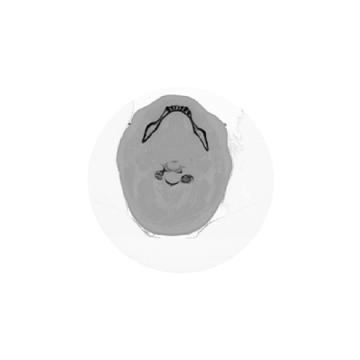
#> input picture notebooks_for_dev/ct_slice_1542_teeth.png, 360 x 360 px
$ jupyter execute Generate_pre_rendered_images_json.ipynb   (shell and % lines are left out)
#> lines starting #> are read from the running program, lines starting #| are printed output that depends on the picture
[cell 1]
import matplotlib.pyplot as plt
import numpy as np
from PIL import Image
from skimage.color import rgb2gray, rgba2rgb
from skimage.transform import iradon, radon
import json
from json import JSONEncoder
from pathlib import Path

class NumpyArrayEncoder(JSONEncoder):
    def default(self, obj):
        if isinstance(obj, np.ndarray):
            return obj.tolist()
        return JSONEncoder.default(self, obj)


def show(img, cmap="gray"):
    plt.imshow(img, cmap)
    plt.axis("off")

[cell 2]
name = "ct_slice_1542_teeth.png"
image_data = Image.open(name)
#> image_data is the input picture: PIL image 360x360 RGBA; mean R, G, B, A 244.4, 244.4, 244.4, 255
image_data = np.array(image_data.convert("RGBA"))
image = rgb2gray(1 - rgba2rgb(image_data))
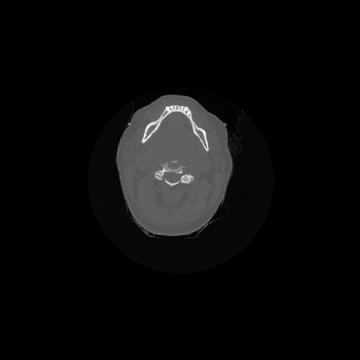
#> image: shape (360, 360) float64; min 0, max 0.992, mean 0.0416
image.min(), image.max()
#> Out = (0, 0.992)

# Continuous

[cell 3]
theta = np.linspace(0.0 + 90, 180.0 + 90, max(image.shape), endpoint=False)
#> theta = 360 values from 90 to 269.5
sinogram = radon(image, theta=theta)
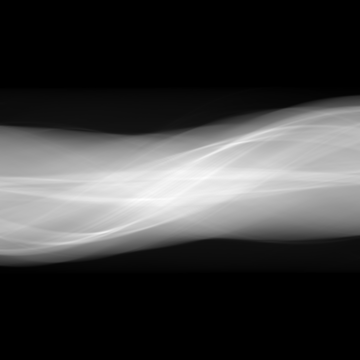
#> sinogram: shape (360, 360) float64; min 0, max 61.82, mean 15; drawn with min black and max white
plt.imshow(-iradon(sinogram, theta=theta, filter_name="shepp-logan"), cmap="gray")
plt.axis("off")
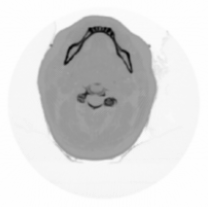
#> figure drawn by matplotlib, 1 panel

[cell 4]
imgs = []
for i in range(0, 20):
    fromangle = 18 * i
    toangle = 18 * i + 18
    thetaX = theta[fromangle:toangle]
    sinogramX = sinogram[:, fromangle:toangle]
    filtered_imX = iradon(sinogramX, theta=thetaX, filter_name="shepp-logan")
    imgs.append(-filtered_imX)
#> after the loop, imgs = 20 items


img_final = imgs[0] * 0
#> img_final: shape (360, 360) float64; every value is 0

for im in imgs:
    img_final += im
#> this loop made 20 passes

plt.imshow(img_final, cmap="gray")
#plt.imshow(np.clip((img_final) / 20, -1, 0), cmap="gray")
plt.axis("off")

[cell 5]
# prepare json

json_datastack = []
for d in imgs:
    data = np.around(d, decimals=2)
    json_datastack.append(data)
#> this loop made 20 passes
#> pass 3, `data = np.around(d, decimals=2)`:
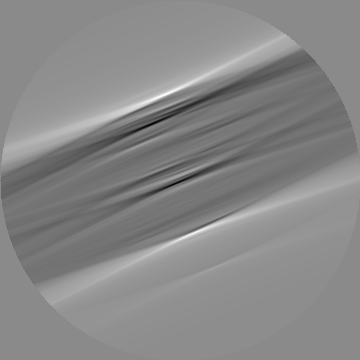
#> data: shape (360, 360) float64; min -1.88, max 1.57, mean -0.0416; drawn with min black and max white
#> after the loop, json_datastack = 20 items

keys = []
for i in range(0, len(imgs)):
    keys.append(f"img_{i+1:0>3}")
#> after the loop, keys = ['img_001', 'img_002', 'img_003', 'img_004', 'img_005', 'img_006', 'img_007', 'img_008', 'img_009', 'img_010', 'img_011', 'img_012', 'img_013', 'img_014', 'img_015', 'img_016', 'img_017', 'img_018', 'img_019', 'img_020']

json_content = {}
json_content["parameter_for_display"] = {"zoom":70 , "canvas_size": (360,360)}
json_content["imgs"] = dict(zip(keys, json_datastack))
# save json


with Path(f"../{name[:-4]}_continuous.json").open("w") as jsonFile:
    json.dump(
        json_content,
        jsonFile,
        indent=0,
        sort_keys=False,
        cls=NumpyArrayEncoder,
    )

json_content

## Discrete

[cell 6]
imgs = []
for i in range(0, 20):
    fromangle = 18 * i
    toangle = 18 * i + 1
    thetaX = theta[fromangle:toangle]
    sinogramX = sinogram[:, fromangle:toangle]
    filtered_imX = iradon(sinogramX, theta=thetaX, filter_name="shepp-logan")
    imgs.append(-filtered_imX)
#> this loop made 20 passes
#> pass 1, `filtered_imX = iradon(sinogramX, theta=thetaX, filter_name="shepp-loga..`:
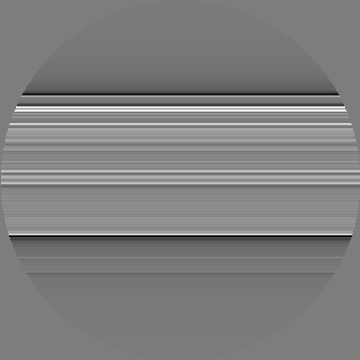
#> filtered_imX: shape (360, 360) float64; min -2.18, max 2.27, mean 0.0416; drawn with min black and max white
#> pass 3, `filtered_imX = iradon(sinogramX, theta=thetaX, filter_name="shepp-loga..`:
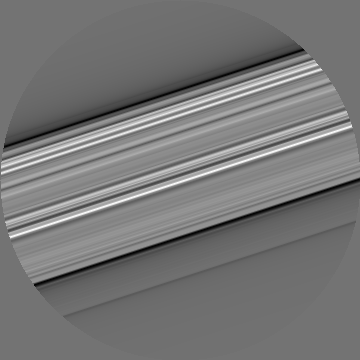
#> filtered_imX: shape (360, 360) float64; min -1.43, max 1.72, mean 0.0417; drawn with min black and max white


img_final = imgs[0] * 0
#> img_final: shape (360, 360) float64; every value is 0

for im in imgs:
    img_final += im
#> this loop made 20 passes
#> pass 1, `img_final += im`:
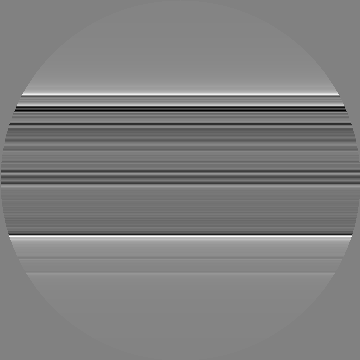
#> img_final: shape (360, 360) float64; min -2.27, max 2.18, mean -0.0416; drawn with min black and max white
#> after the loop:
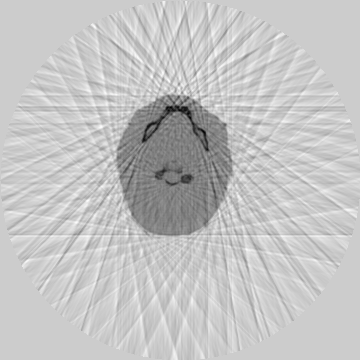
#> img_final: shape (360, 360) float64; min -19.98, max 4.91, mean -0.833; drawn with min black and max white

#plt.imshow(img_final, cmap="gray")
plt.imshow(np.clip((img_final) / 20, -1, 0), cmap="gray")
plt.axis("off")
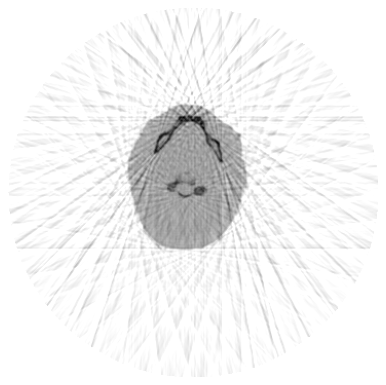
#> figure drawn by matplotlib, 1 panel

[cell 7]
# prepare json

json_datastack = []
for d in imgs:
    data = np.around(d, decimals=2)
    json_datastack.append(data)
#> this loop made 20 passes
#> pass 3, `data = np.around(d, decimals=2)`:
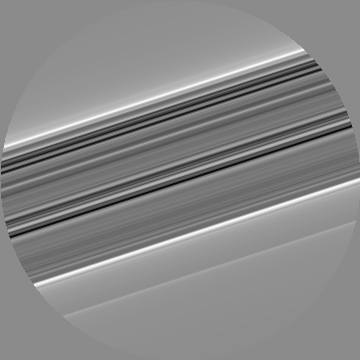
#> data: shape (360, 360) float64; min -1.72, max 1.43, mean -0.0417; drawn with min black and max white

keys = []
for i in range(0, len(imgs)):
    keys.append(f"img_{i+1:0>3}")

json_content = {}
json_content["parameter_for_display"] = {"zoom":70 , "canvas_size": (360,360)}
json_content["imgs"] = dict(zip(keys, json_datastack))
# save json


with Path("legs_discrete.json").open("w") as jsonFile:
    json.dump(
        json_content,
        jsonFile,
        indent=0,
        sort_keys=False,
        cls=NumpyArrayEncoder,
    )
json_content

$ run again, with notebooks_for_dev/ct_legs_scanner.png copied over notebooks_for_dev/ct_slice_1542_teeth.png
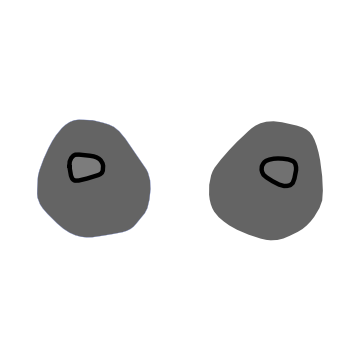
#> input picture notebooks_for_dev/ct_legs_scanner.png, 360 x 360 px
#> image_data is the input picture: PIL image 360x360 RGBA; mean R, G, B, A 15.8, 15.9, 16, 40.7
#> `image = rgb2gray(1 - rgba2rgb(image_data))`:
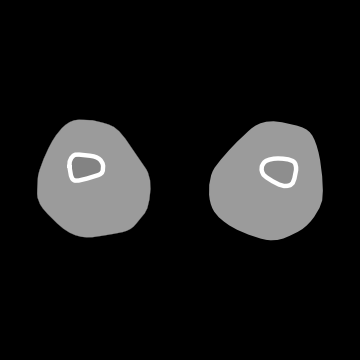
#> image: shape (360, 360) float64; min 0, max 1, mean 0.0991
#> Out = (0, 1)
#> after the loop `for i in range(0, 20):`: imgs = 20 items
#> the loop `for im in imgs:` made 20 passes
#> the loop `for d in imgs:` made 20 passes
#> the loop `for i in range(0, len(imgs)):` made 20 passes
#> after the loop `for i in range(0, len(imgs)):`: keys = ['img_001', 'img_002', 'img_003', 'img_004', 'img_005', 'img_006', 'img_007', 'img_008', 'img_009', 'img_010', 'img_011', 'img_012', 'img_013', 'img_014', 'img_015', 'img_016', 'img_017', 'img_018', 'img_019', 'img_020']
#> the loop `for d in imgs:` made 20 passes
#> pass 3, `data = np.around(d, decimals=2)`:
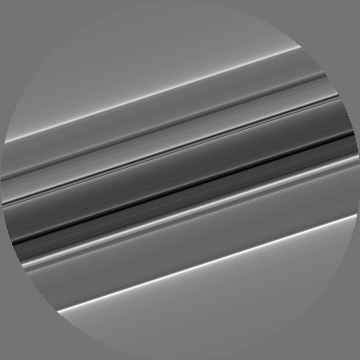
#> data: shape (360, 360) float64; min -2.82, max 3.37, mean -0.0991; drawn with min black and max white
